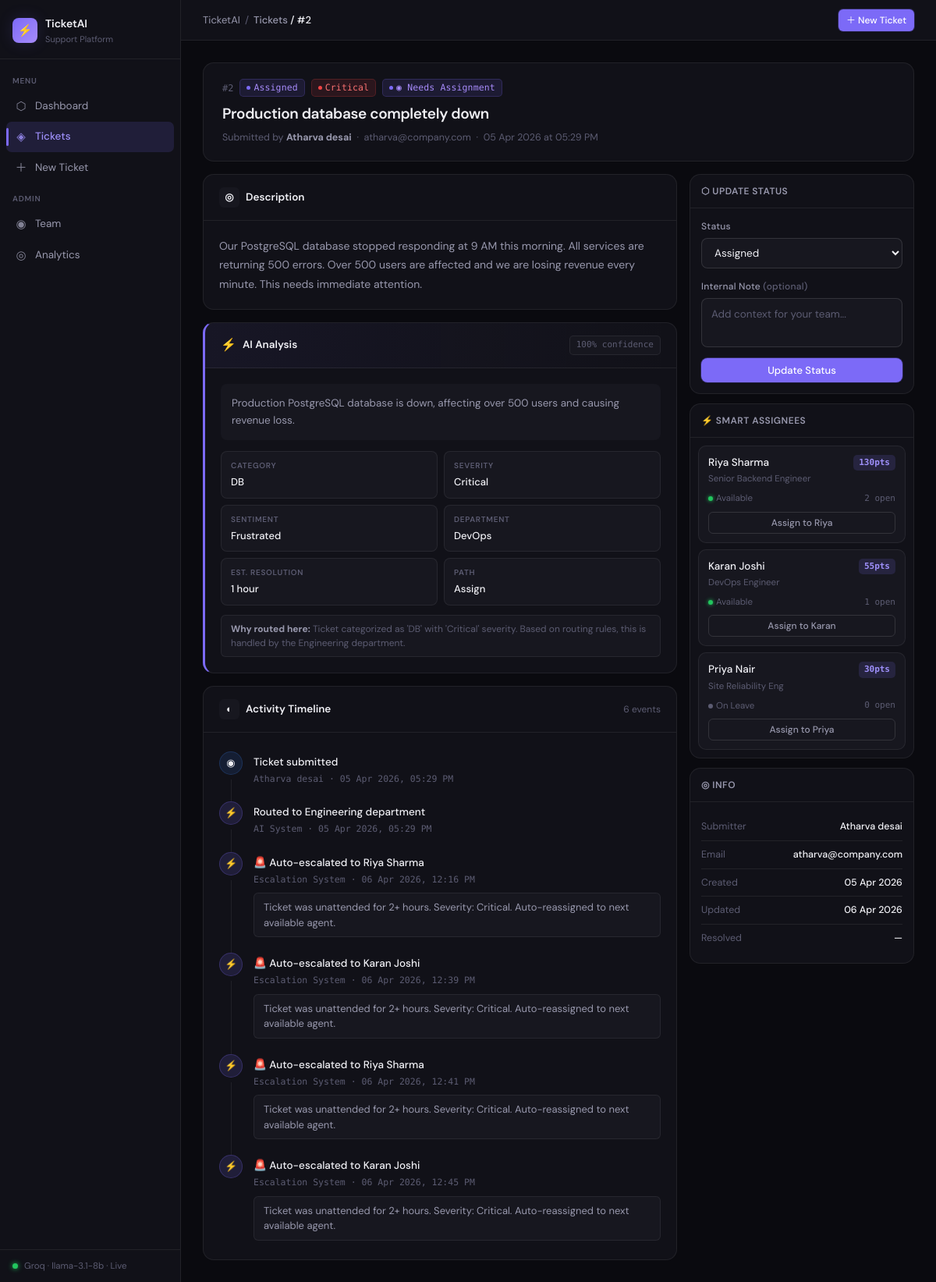
The page /view/tickets/2 on the database its author committed.
### app/models.py (models this page shows)
class Ticket(Base):
    __tablename__ = "tickets"
    id = Column(Integer, primary_key=True, index=True)
    title = Column(String(255), nullable=False)
    body = Column(Text, nullable=False)
    submitter_name = Column(String(100), nullable=False)
    submitter_email = Column(String(150), nullable=False)
    status = Column(String(30), default="New")
    department_id = Column(Integer, ForeignKey("departments.id"), nullable=True)
    assignee_id = Column(Integer, ForeignKey("employees.id"), nullable=True)
    created_at = Column(DateTime(timezone=True), server_default=func.now())
    updated_at = Column(DateTime(timezone=True), onupdate=func.now())
    resolved_at = Column(DateTime(timezone=True), nullable=True)
    department = relationship("Department", back_populates="tickets")
    assignee = relationship("Employee", back_populates="assigned_tickets")
    ai_analysis = relationship("AIAnalysis", back_populates="ticket", uselist=False)
    logs = relationship("TicketLog", back_populates="ticket")
    feedback = relationship("Feedback", back_populates="ticket", uselist=False)

class AIAnalysis(Base):
    __tablename__ = "ai_analysis"
    id = Column(Integer, primary_key=True, index=True)
    ticket_id = Column(Integer, ForeignKey("tickets.id"), unique=True, nullable=False)
    category = Column(String(50), nullable=False)
    summary = Column(Text, nullable=False)
    severity = Column(String(20), nullable=False)
    resolution_path = Column(String(20), nullable=False)
    sentiment = Column(String(20), nullable=False)
    suggested_department = Column(String(100), nullable=True)
    suggested_employee = Column(String(100), nullable=True)
    confidence_score = Column(Integer, nullable=False)          # 0-100
    estimated_resolution_time = Column(String(50), nullable=True)
    auto_response = Column(Text, nullable=True)                 # filled if auto-resolved
    routing_reason = Column(Text, nullable=True)                # why routed to X
    created_at = Column(DateTime(timezone=True), server_default=func.now())
    ticket = relationship("Ticket", back_populates="ai_analysis")

class TicketLog(Base):
    __tablename__ = "ticket_logs"
    id = Column(Integer, primary_key=True, index=True)
    ticket_id = Column(Integer, ForeignKey("tickets.id"), nullable=False)
    actor = Column(String(100), nullable=False)     # who did the action
    action = Column(String(100), nullable=False)    # e.g. "Status changed to In Progress"
    note = Column(Text, nullable=True)              # optional internal note
    created_at = Column(DateTime(timezone=True), server_default=func.now())
    ticket = relationship("Ticket", back_populates="logs")

class Employee(Base):
    __tablename__ = "employees"
    id = Column(Integer, primary_key=True, index=True)
    name = Column(String(100), nullable=False)
    email = Column(String(150), unique=True, nullable=False)
    role = Column(String(100), nullable=False)
    department_id = Column(Integer, ForeignKey("departments.id"), nullable=False)
    skill_tags = Column(Text, default="")        # comma-separated: "Python,Database,Networking"
    avg_resolution_time = Column(Float, default=0.0)  # in hours
    current_ticket_load = Column(Integer, default=0)
    availability = Column(String(20), default="Available")
    is_active = Column(Boolean, default=True)
    created_at = Column(DateTime(timezone=True), server_default=func.now())
    updated_at = Column(DateTime(timezone=True), onupdate=func.now())
    department = relationship("Department", back_populates="employees")
    assigned_tickets = relationship("Ticket", back_populates="assignee")

### app/main.py (the view)
@app.get("/view/tickets/{ticket_id}", response_class=HTMLResponse)
def ticket_detail_page(
    ticket_id: int,
    request: Request,
    flash: str = "",
    db: Session = Depends(get_db)
):
    ticket = db.query(models.Ticket).filter_by(id=ticket_id).first()
    if not ticket:
        return templates.TemplateResponse(
            "404.html",
            {"request": request, "active": "tickets"},
            status_code=404
        )
    suggestions = []
    if ticket.ai_analysis:
        SKILL_MAP = {
            "DB":      ["database","sql","postgresql","mongodb"],
            "Server":  ["server","linux","devops","infrastructure"],
            "Bug":     ["python","javascript","backend","frontend"],
            "Access":  ["networking","active directory","it support"],
            "Billing": ["payroll","finance","accounting"],
            "HR":      ["hr","recruitment","policy"],
            "Feature": ["product","design","frontend"],
            "Other":   ["it support","general"],
        }
        relevant  = SKILL_MAP.get(ticket.ai_analysis.category, ["it support"])
        dept      = db.query(models.Department).filter_by(
            name=ticket.ai_analysis.suggested_department
        ).first()
        emp_query = db.query(models.Employee).filter_by(is_active=True)
        if dept:
            emp_query = emp_query.filter_by(department_id=dept.id)
        for emp in emp_query.all():
            score      = 0
            emp_skills = [s.strip().lower() for s in emp.skill_tags.split(",")]
            for skill in relevant:
                if skill in emp_skills:
                    score += 40
            score += {"Available":30,"Busy":10,"On Leave":0}.get(
                emp.availability, 0
            )
            score += max(0, 30 - emp.current_ticket_load * 5)
            suggestions.append({
                "id":                  emp.id,
                "name":                emp.name,
                "role":                emp.role,
                "availability":        emp.availability,
                "current_ticket_load": emp.current_ticket_load,
                "score":               score
            })
        suggestions = sorted(
            suggestions, key=lambda x: x["score"], reverse=True
        )[:3]
    similar = []
    if ticket.ai_analysis:
        similar = find_similar_tickets(
            title=ticket.title,
            body=ticket.body,
            category=ticket.ai_analysis.category,
            db=db,
            exclude_ticket_id=ticket.id,
            limit=3
        )
    return templates.TemplateResponse("ticket_detail.html", {
        "request":       request,
        "active":        "tickets",
        "ticket":        ticket,
        "suggestions":   suggestions,
        "similar":       similar,
        "flash_success": flash,
    })

### templates/ticket_detail.html (shortened to what this page needs)
{% extends "base.html" %}
{% block breadcrumb %}
  <a href="/view/tickets" style="color:var(--text-2);text-decoration:none;">Tickets</a>
  / #{{ ticket.id }}
{% endblock %}
{% block content %}
<div style="max-width:1080px;margin:0 auto;">
  <div class="ticket-header" style="margin-bottom:16px;">
    <div class="ticket-meta-row">
      <span class="ticket-id">#{{ ticket.id }}</span>
      {% set s = ticket.status.lower().replace(' ','_') %}
      <span class="badge badge-{{ s }}">{{ ticket.status }}</span>
      {% if ticket.ai_analysis %}
        <span class="badge badge-{{ ticket.ai_analysis.severity.lower() }}">
          {{ ticket.ai_analysis.severity }}
        </span>
        {% if ticket.ai_analysis.resolution_path == 'Auto-resolve' %}
          <span class="badge badge-auto">⚡ Auto-resolved</span>
        {% else %}
          <span class="badge badge-assign-path">◉ Needs Assignment</span>
        {% endif %}
      {% endif %}
    </div>
    <div class="ticket-title-h">{{ ticket.title }}</div>
    <div class="ticket-by">
      Submitted by
      <strong style="color:var(--text-2);">{{ ticket.submitter_name }}</strong>
      &nbsp;·&nbsp; {{ ticket.submitter_email }}
      &nbsp;·&nbsp; {{ ticket.created_at.strftime('%d %b %Y at %I:%M %p') }}
    </div>
  </div>
  <div class="detail-grid">
    <div class="detail-left">
      <div class="card">
        <div class="card-header">
          <div class="card-title">
            <span class="card-title-icon">◎</span> Description
          </div>
        </div>
        <div class="card-pad">
          <p style="color:var(--text-2);line-height:1.75;font-size:14px;
            white-space:pre-wrap;">{{ ticket.body }}</p>
        </div>
      </div>
      {% if ticket.ai_analysis %}
      {% set ai = ticket.ai_analysis %}
      <div class="card ai-panel">
        <div class="card-header">
          <div class="card-title">
            <span style="font-size:16px;">⚡</span> AI Analysis
          </div>
          <span class="ai-confidence">{{ ai.confidence_score }}% confidence</span>
        </div>
        <div class="card-pad">
          <div class="ai-summary">{{ ai.summary }}</div>
          <div class="ai-fields">
            {% for key, val in [
              ('Category',        ai.category),
              ('Severity',        ai.severity),
              ('Sentiment',       ai.sentiment),
              ('Department',      ai.suggested_department),
              ('Est. Resolution', ai.estimated_resolution_time),
              ('Path',            ai.resolution_path)
            ] %}
            <div class="ai-field">
              <div class="ai-field-key">{{ key }}</div>
              <div class="ai-field-val">{{ val or '—' }}</div>
            </div>
            {% endfor %}
          </div>
          {% if ai.routing_reason %}
          <div class="routing-pill">
            <strong>Why routed here:</strong> {{ ai.routing_reason }}
          </div>
          {% endif %}
        </div>
      </div>
      {% endif %}
      <div class="card">
        <div class="card-header">
          <div class="card-title">
            <span class="card-title-icon">◐</span> Activity Timeline
          </div>
          <span style="font-size:12px;color:var(--text-3);">
            {{ ticket.logs|length }}
            event{% if ticket.logs|length != 1 %}s{% endif %}
          </span>
        </div>
        <div class="card-pad">
          {% if ticket.logs %}
          <div class="timeline">
            {% for log in ticket.logs %}
            <div class="tl-item">
              <div class="tl-dot
                {{ 'tl-dot-ai' if log.actor in ['AI System','Escalation System']
                   else 'tl-dot-user' }}">
                {{ '⚡' if log.actor in ['AI System','Escalation System'] else '◉' }}
              </div>
              <div class="tl-content">
                <div class="tl-action">{{ log.action }}</div>
                <div class="tl-meta">
                  {{ log.actor }} ·
                  {{ log.created_at.strftime('%d %b %Y, %I:%M %p') }}
                </div>
                {% if log.note %}
                <div class="tl-note">
                  {{ log.note[:200] }}
                </div>
                {% endif %}
              </div>
            </div>
            {% endfor %}
          </div>
          {% else %}
          <div class="empty-state" style="padding:28px 0;">
            <div class="empty-icon">◎</div>
            No activity yet
          </div>
          {% endif %}
        </div>
      </div>
    </div>
    <div class="detail-right">
      <div class="side-card">
        <div class="side-card-head">⬡ Update Status</div>
        <div class="side-card-body">
          <form method="POST"
            action="/view/tickets/{{ ticket.id }}/status">
            <div class="form-group">
              <label class="form-label">Status</label>
              <select class="form-control" name="status">
                {% for s in ['New','Assigned','In Progress',
                             'Pending Info','Resolved','Closed'] %}
                  <option value="{{ s }}"
                    {% if ticket.status == s %}selected{% endif %}>
                    {{ s }}
                  </option>
                {% endfor %}
              </select>
            </div>
            <div class="form-group">
              <label class="form-label">
                Internal Note
                <span style="color:var(--text-3);">(optional)</span>
              </label>
              <textarea class="form-control" name="note" rows="2"
                placeholder="Add context for your team..."
                style="resize:none;"></textarea>
            </div>
            <button type="submit" class="btn btn-primary"
              style="width:100%;justify-content:center;">
              Update Status
            </button>
          </form>
        </div>
      </div>
      {% if suggestions %}
      <div class="side-card">
        <div class="side-card-head">⚡ Smart Assignees</div>
        <div class="side-card-body" style="padding:10px;">
          {% for emp in suggestions %}
          <div class="assignee-item">
            <div class="assignee-top">
              <div>
                <div class="assignee-name">{{ emp.name }}</div>
                <div class="assignee-role">{{ emp.role }}</div>
              </div>
              <span class="assignee-score">{{ emp.score }}pts</span>
            </div>
            <div style="display:flex;justify-content:space-between;
              align-items:center;margin-bottom:8px;">
              <span class="avail-dot
                avail-{{ emp.availability.lower().replace(' ','_') }}"
                style="font-size:11.5px;color:var(--text-3);">
                {{ emp.availability }}
              </span>
              <span style="font-family:var(--mono);font-size:11px;
                color:var(--text-3);">
                {{ emp.current_ticket_load }} open
              </span>
            </div>
            <form method="POST"
              action="/view/tickets/{{ ticket.id }}/assign">
              <button type="submit" class="btn btn-ghost btn-sm"
                style="width:100%;justify-content:center;">
                Assign to {{ emp.name.split()[0] }}
              </button>
            </form>
          </div>
          {% endfor %}
        </div>
      </div>
      {% endif %}
      <div class="side-card">
        <div class="side-card-head">◎ Info</div>
        <div class="side-card-body">
          <div class="info-kv">
            {% for k, v in [
              ('Submitter', ticket.submitter_name),
              ('Email',     ticket.submitter_email),
              ('Created',   ticket.created_at.strftime('%d %b %Y')),
              ('Updated',   ticket.updated_at.strftime('%d %b %Y')
                            if ticket.updated_at else '—'),
              ('Resolved',  ticket.resolved_at.strftime('%d %b %Y')
                            if ticket.resolved_at else '—'),
            ] %}
            <div class="kv-row">
              <span class="kv-key">{{ k }}</span>
              <span class="kv-val">{{ v }}</span>
            </div>
            {% endfor %}
          </div>
        </div>
      </div>
    </div>
  </div>
</div>
{% endblock %}

### rows shown on the page
Ticket: id "2", status "Assigned", title "Production database completely down", submitter_name "Atharva desai", submitter_email "atharva@company.com", created_at "05 Apr 2026 at 05:29 PM", body "Our PostgreSQL database stopped responding at 9 AM this morning. All services are returning 500 errors. Over 500 users are affected and we are losing revenue every minute. This needs immediate attention.", k "Submitter", k "Email"
AIAnalysis: ai_analysis.severity "Critical", confidence_score "100", summary "Production PostgreSQL database is down, affecting over 500 users and causing revenue loss.", key "CATEGORY", category "DB", key "SEVERITY", severity "Critical", key "SENTIMENT", sentiment "Frustrated", key "DEPARTMENT", suggested_department "DevOps", key "EST. RESOLUTION", estimated_resolution_time "1 hour", key "PATH", resolution_path "Assign", routing_reason "Ticket categorized as 'DB' with 'Critical' severity. Based on routing rules, this is handled by the Engineering department."
TicketLog: actor "◉", action "Ticket submitted", actor "Atharva desai", created_at "05 Apr 2026, 05:29 PM"
TicketLog: actor "⚡", action "Routed to Engineering department", actor "AI System", created_at "05 Apr 2026, 05:29 PM"
TicketLog: actor "⚡", action "🚨 Auto-escalated to Riya Sharma", actor "Escalation System", created_at "06 Apr 2026, 12:16 PM", note "Ticket was unattended for 2+ hours. Severity: Critical. Auto-reassigned to next available agent."
TicketLog: actor "⚡", action "🚨 Auto-escalated to Karan Joshi", actor "Escalation System", created_at "06 Apr 2026, 12:39 PM", note "Ticket was unattended for 2+ hours. Severity: Critical. Auto-reassigned to next available agent."
TicketLog: actor "⚡", action "🚨 Auto-escalated to Riya Sharma", actor "Escalation System", created_at "06 Apr 2026, 12:41 PM", note "Ticket was unattended for 2+ hours. Severity: Critical. Auto-reassigned to next available agent."
TicketLog: actor "⚡", action "🚨 Auto-escalated to Karan Joshi", actor "Escalation System", created_at "06 Apr 2026, 12:45 PM", note "Ticket was unattended for 2+ hours. Severity: Critical. Auto-reassigned to next available agent."
Employee: name "Riya Sharma", role "Senior Backend Engineer", score "130", availability "Available", current_ticket_load "2", name "Riya"
Employee: name "Karan Joshi", role "DevOps Engineer", score "55", availability "Available", current_ticket_load "1", name "Karan"
Employee: name "Priya Nair", role "Site Reliability Eng", score "30", availability "On Leave", current_ticket_load "0", name "Priya"

### other values the page prints
{{ ticket.logs|length }} "6"
{{ k }} "Created" "Updated" "Resolved"
{{ v }} "05 Apr 2026" "06 Apr 2026" "—"
